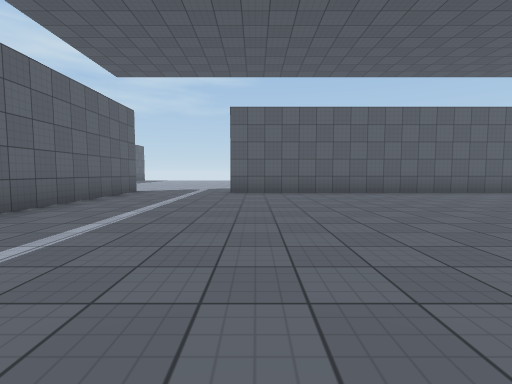
View 1 (above)

16 first-person views from a walk through a scene from a Unity 3-D project. The camera is 1.2 m above the floor, tilts 4° down and sees 85° across. The floor is counted in squares, 2 m on a side. Each view is taken from the middle of a square. On the plan, view 1 faces up. The plan holds only what a view shows up to about 9 squares ahead; the rest is blank. The place goes on beyond the plan. The player character is not drawn. Surface patterns are stand-ins for the level's own textures.

View 2
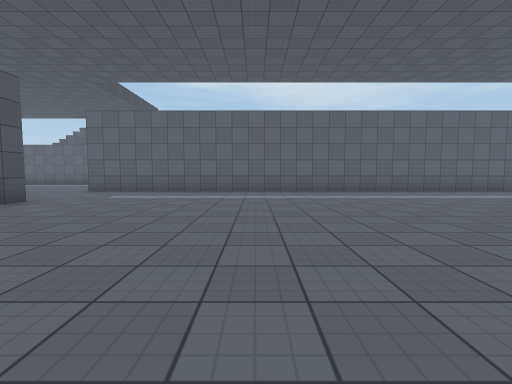

View 3
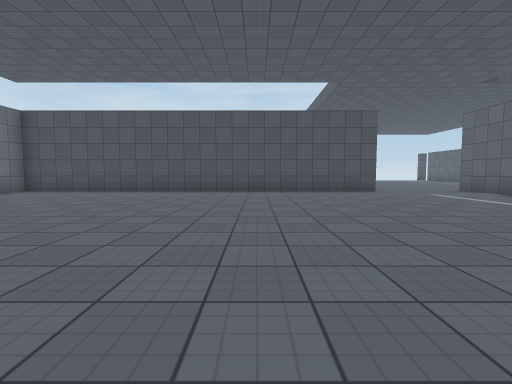

View 4
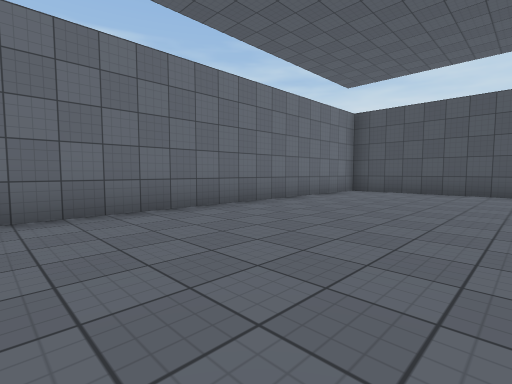

View 5
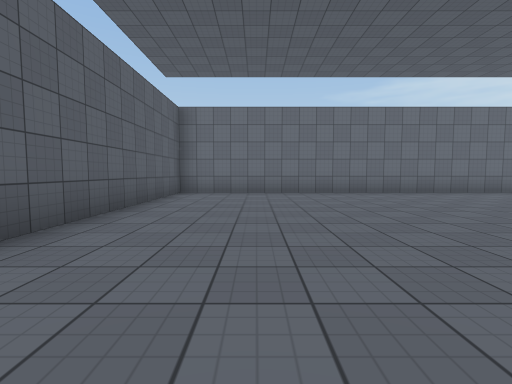

View 6
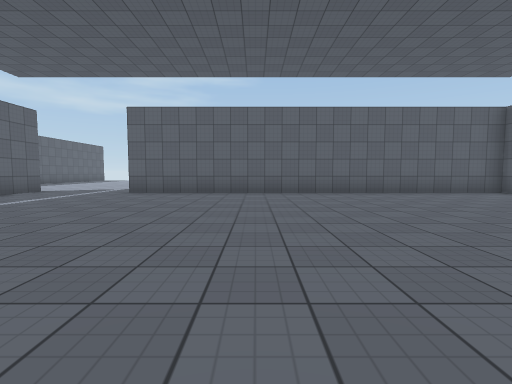

View 7
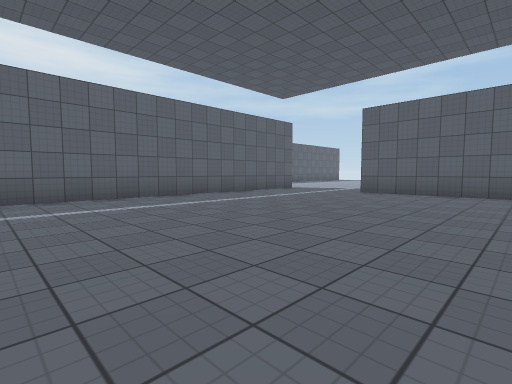

View 8
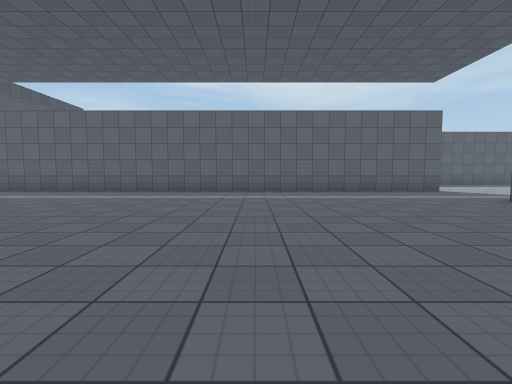

View 9
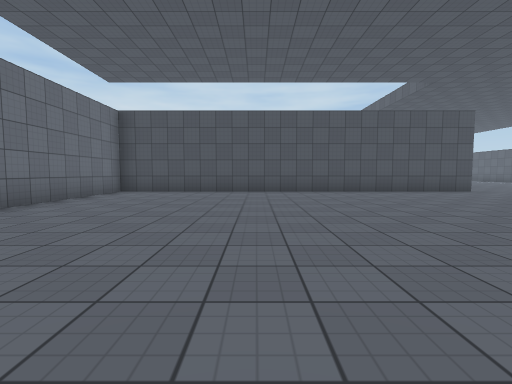

View 10
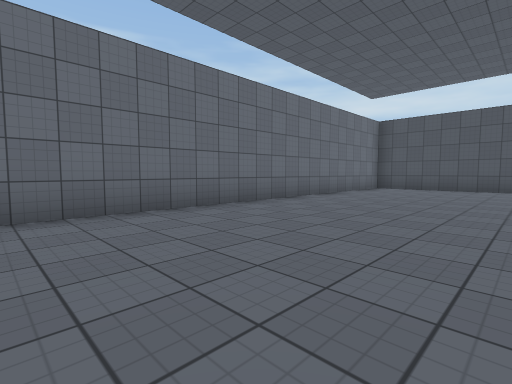

View 11
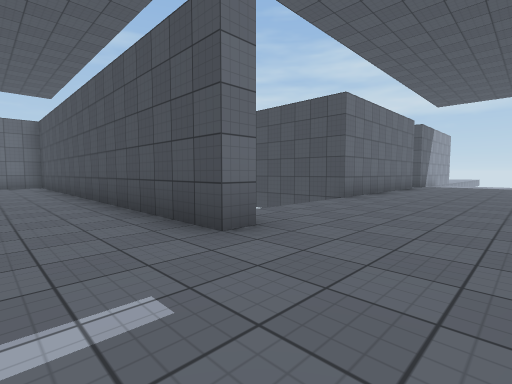

View 12
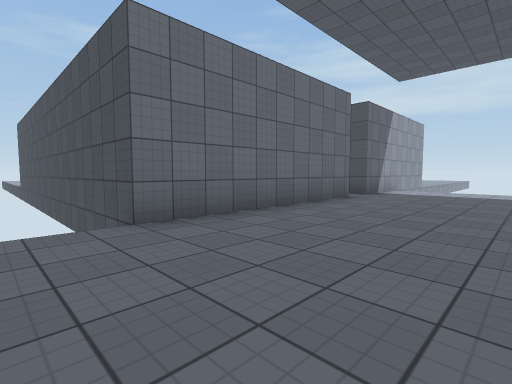

View 13
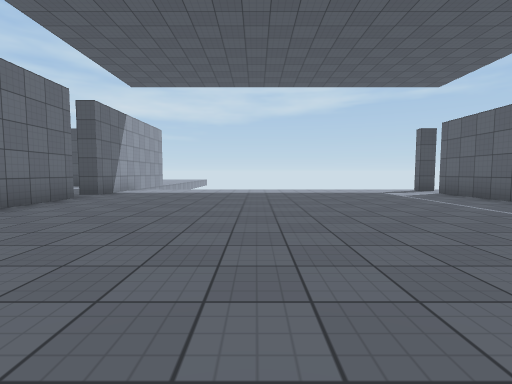

View 14
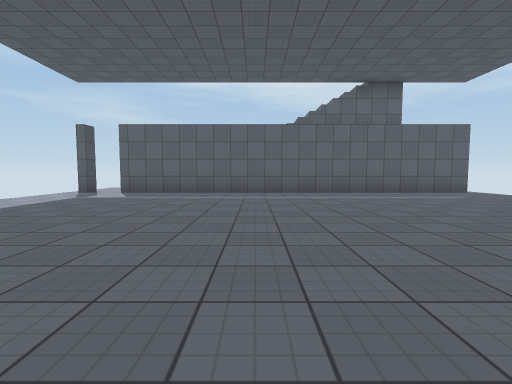

View 15
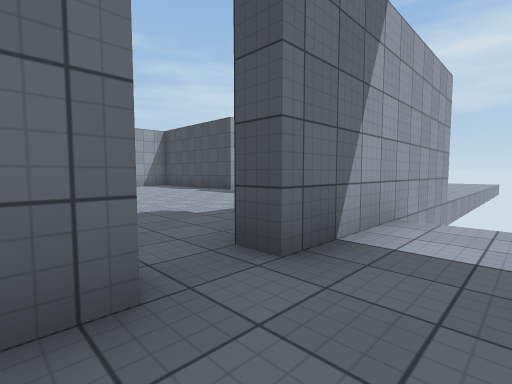

View 16
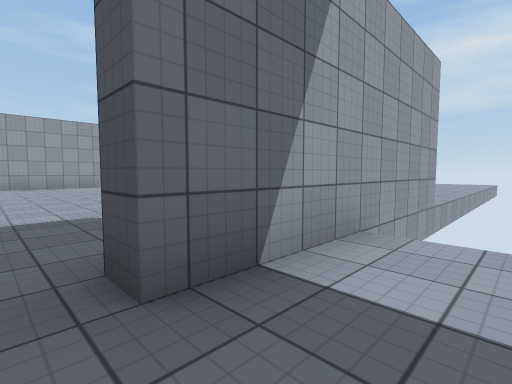

### Floor plan
Points are (right, up) in squares from view 1. A wall is a line through its corners. A room is listed if a view was taken in it or the views show most of it. See-through windows are left out.
Room 1 (views 1, 2, 3, 4, 5, 6, 7, 8, 9, 10, 11)
walls: (-0.8, -6.2) (-0.8, -5.8) (10.2, -5.8) (10.2, 8.2) (-0.8, 8.2); (-3.7, 8.9) (-3.7, -6.2)
ways out: opening at (-2, -6) to room 2; opening at (-2, 8)
Room 2 (views 12, 13, 14, 15, 16)
walls: (0.2, -15.6) (0.2, -10.3) (8.5, -10.3); (-9.3, -6.6) (-9.3, -17); (0.2, -21.9) (0.2, -16.5)
ways out: opening at (-2, -6) to room 1; opening at (1, -16)

Where each view was taken, in squares from view 1:
view 1: 0 up, 0 right, facing up
view 2: 1 down, 5 right, facing left
view 3: 3 up, 3 right, facing down
view 4: 3 up, 6 right, facing down-right
view 5: 6 up, 2 right, facing right
view 6: 0 up, 3 right, facing up
view 7: 0 up, 3 right, facing up-left
view 8: 3 up, 5 right, facing left
view 9: 3 up, 6 right, facing down
view 10: 5 up, 6 right, facing down-right
view 11: 4 down, 3 left, facing down-right
view 12: 9 down, 3 left, facing down-right
view 13: 9 down, 4 left, facing down
view 14: 13 down, 1 left, facing left
view 15: 15 down, 1 left, facing down-right
view 16: 16 down, 1 left, facing down-right
